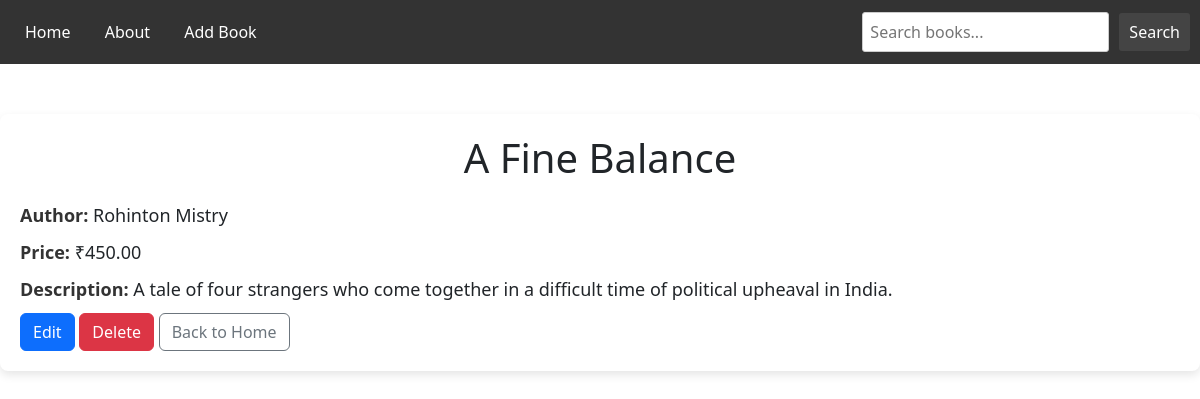
Screenshot of /book/3/ with the database file from the repository.
### books/models.py (models this page shows, shortened)
class Book(models.Model):
    title = models.CharField(max_length=100)
    author = models.CharField(max_length=50)
    genre = models.CharField(max_length=50)
    price = models.DecimalField(max_digits=6,decimal_places=2)
    publish_date = models.DateField()
    description = models.TextField()

### books/views.py (the view)
# urls.py: path('book/<int:id>/', views.book_details, name='book_details'),
def book_details(request,id):
    try:
        book = Book.objects.get(id=id)
    except:
        return HttpResponse('Book Not Found')
    return render(request,'book_details.html',{'book':book})

### books/templates/book_details.html (shortened to what this page needs)
{% extends 'main.html' %}
{% block content %}
<div class="book-container">
    <h1>{{ book.title }}</h1>
    <div class="book-details">
        <p><strong>Author:</strong> {{ book.author }}</p>
        <p><strong>Price:</strong> ₹{{ book.price }}</p>
        <p><strong>Description:</strong> {{ book.description }}</p>
        <a href="{% url 'edit' book.id %}" class="btn btn-primary">Edit</a>
        <button onclick="document.getElementById('id01').style.display='block'" class="btn btn-danger">Delete</button>
        <a href="/" class="btn btn-outline-secondary">Back to Home</a>
    </div>
</div>
{% endblock content %}

### books/static/style.css (style rules this page uses)
body { font-family: Arial, sans-serif; margin: 0; }
.book-container { max-width: 1200px; margin: 50px auto; padding: 20px; background-color: white; border-radius: 8px; box-shadow: 0 4px 10px rgba(0, 0, 0, 0.1); }
h1 { font-size: 36px; color: #333; text-align: center; margin-bottom: 20px; }
.book-details { margin-top: 20px; font-size: 18px; }
.book-details p { margin: 10px 0; }
.book-details strong { color: #333; }

### rows the page displays
Book: title "A Fine Balance", author "Rohinton Mistry", price "450.00", description "A tale of four strangers who come together in a difficult time of political upheaval in India."
